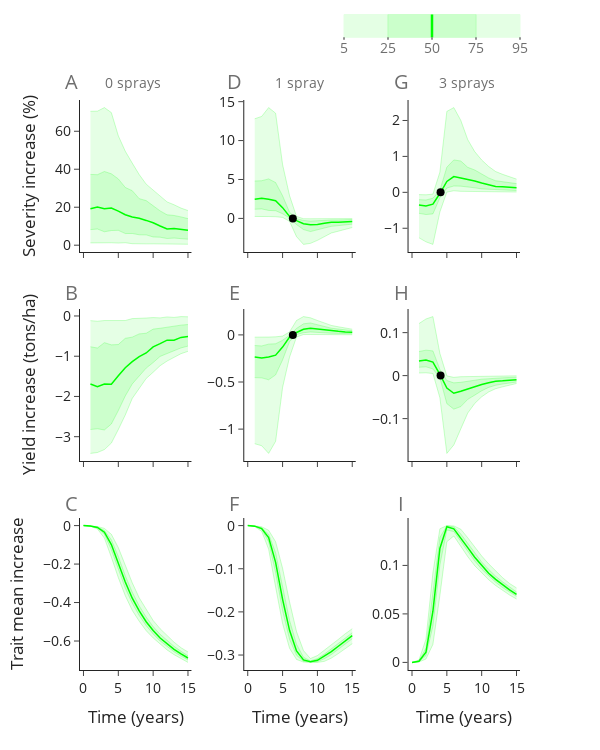

Write notebook code for a chart like this one.
### Markdown cell above
## FIG

### Code cell
f = compare_with_stoch(
    ds_d02,
    ds_d12,
    ds_d32,
    
    y_d02,
    y_d12,
    y_d32,
    
    fd_diff02,
    fd_diff12,
    fd_diff32,
)

f.show()

### Figure 1 — Plotly figure (JSON) as saved in the notebook; plotly's stock layout.template omitted (floating-point values rounded to 4 significant figures)
{"data": [{"line": {"color": "rgba(0,255,0,0.4)", "width": 0.5}, "mode": "lines", "showlegend": false, "type": "scatter", "x": [1, 2, 3, 4, 5, 6, 7, 8, 9, 10, 11, 12, 13, 14, 15], "xaxis": "x", "y": [1.209, 1.362, 1.181, 1.285, 1.134, 1.3, 0.7962, 0.9447, 0.708, 0.7209, 0.731, 0.4212, 0.5395, 0.508, 0.4946], "yaxis": "y"}, {"fill": "tonexty", "fillcolor": "rgba(0,255,0,0.1)", "line": {"color": "rgba(0,255,0,0.4)", "width": 0.5}, "mode": "lines", "showlegend": false, "type": "scatter", "x": [1, 2, 3, 4, 5, 6, 7, 8, 9, 10, 11, 12, 13, 14, 15], "xaxis": "x", "y": [8.191, 8.545, 7.076, 7.718, 7.827, 6.14, 6.173, 5.484, 5.444, 4.34, 4.212, 3.528, 3.766, 3.29, 3.16], "yaxis": "y"}, {"fill": "tonexty", "fillcolor": "rgba(0,255,0,0.2)", "line": {"color": "rgba(0,255,0,0.4)", "width": 0.5}, "mode": "lines", "showlegend": false, "type": "scatter", "x": [1, 2, 3, 4, 5, 6, 7, 8, 9, 10, 11, 12, 13, 14, 15], "xaxis": "x", "y": [37.27, 37.12, 38.82, 37.58, 34.9, 30.4, 28.7, 24.49, 23.47, 20.79, 18.07, 16.01, 15.65, 14.89, 14.0], "yaxis": "y"}, {"fill": "tonexty", "fillcolor": "rgba(0,255,0,0.1)", "line": {"color": "rgba(0,255,0,0.4)", "width": 0.5}, "mode": "lines", "showlegend": false, "type": "scatter", "x": [1, 2, 3, 4, 5, 6, 7, 8, 9, 10, 11, 12, 13, 14, 15], "xaxis": "x", "y": [70.5, 70.57, 72.45, 69.82, 57.59, 49.49, 43.22, 37.18, 32.14, 28.86, 25.62, 22.79, 21.29, 19.52, 18.25], "yaxis": "y"}, {"line": {"color": "rgba(0,255,0,1)", "width": 1.5}, "mode": "lines", "showlegend": false, "type": "scatter", "x": [1, 2, 3, 4, 5, 6, 7, 8, 9, 10, 11, 12, 13, 14, 15], "xaxis": "x", "y": [19.23, 20.09, 19.25, 19.6, 17.92, 16.06, 14.83, 14.19, 13.05, 11.8, 10.12, 8.587, 8.82, 8.452, 7.931], "yaxis": "y"}, {"line": {"color": "rgba(0,255,0,0.4)", "width": 0.5}, "mode": "lines", "showlegend": false, "type": "scatter", "x": [1, 2, 3, 4, 5, 6, 7, 8, 9, 10, 11, 12, 13, 14, 15], "xaxis": "x2", "y": [0.2498, 0.2749, 0.2374, 0.2141, 0.1291, -0.3814, -2.348, -3.341, -3.207, -2.824, -2.304, -1.872, -1.645, -1.378, -1.171], "yaxis": "y2"}, {"fill": "tonexty", "fillcolor": "rgba(0,255,0,0.1)", "line": {"color": "rgba(0,255,0,0.4)", "width": 0.5}, "mode": "lines", "showlegend": false, "type": "scatter", "x": [1, 2, 3, 4, 5, 6, 7, 8, 9, 10, 11, 12, 13, 14, 15], "xaxis": "x2", "y": [1.176, 1.223, 1.023, 0.9873, 0.5963, 0.04566, -0.796, -1.432, -1.693, -1.514, -1.238, -1.02, -0.9428, -0.8765, -0.7405], "yaxis": "y2"}, {"fill": "tonexty", "fillcolor": "rgba(0,255,0,0.2)", "line": {"color": "rgba(0,255,0,0.4)", "width": 0.5}, "mode": "lines", "showlegend": false, "type": "scatter", "x": [1, 2, 3, 4, 5, 6, 7, 8, 9, 10, 11, 12, 13, 14, 15], "xaxis": "x2", "y": [4.805, 4.84, 5.074, 4.608, 2.902, 0.7942, -0.04397, -0.264, -0.3471, -0.2788, -0.2585, -0.2073, -0.202, -0.1709, -0.1502], "yaxis": "y2"}, {"fill": "tonexty", "fillcolor": "rgba(0,255,0,0.1)", "line": {"color": "rgba(0,255,0,0.4)", "width": 0.5}, "mode": "lines", "showlegend": false, "type": "scatter", "x": [1, 2, 3, 4, 5, 6, 7, 8, 9, 10, 11, 12, 13, 14, 15], "xaxis": "x2", "y": [12.8, 13.1, 14.24, 13.51, 6.923, 2.93, 0.251, -0.04087, -0.04705, -0.05213, -0.04937, -0.02724, -0.03191, -0.02743, -0.02664], "yaxis": "y2"}, {"line": {"color": "rgba(0,255,0,1)", "width": 1.5}, "mode": "lines", "showlegend": false, "type": "scatter", "x": [1, 2, 3, 4, 5, 6, 7, 8, 9, 10, 11, 12, 13, 14, 15], "xaxis": "x2", "y": [2.462, 2.579, 2.467, 2.273, 1.381, 0.2551, -0.2839, -0.6814, -0.8164, -0.7759, -0.6326, -0.5065, -0.4867, -0.4371, -0.3909], "yaxis": "y2"}, {"line": {"color": "rgba(0,255,0,0.4)", "width": 0.5}, "mode": "lines", "showlegend": false, "type": "scatter", "x": [1, 2, 3, 4, 5, 6, 7, 8, 9, 10, 11, 12, 13, 14, 15], "xaxis": "x3", "y": [-1.264, -1.378, -1.449, -0.547, 0.0078, 0.04363, 0.02777, 0.02738, 0.01879, 0.01739, 0.01594, 0.008538, 0.0104, 0.008943, 0.008718], "yaxis": "y3"}, {"fill": "tonexty", "fillcolor": "rgba(0,255,0,0.1)", "line": {"color": "rgba(0,255,0,0.4)", "width": 0.5}, "mode": "lines", "showlegend": false, "type": "scatter", "x": [1, 2, 3, 4, 5, 6, 7, 8, 9, 10, 11, 12, 13, 14, 15], "xaxis": "x3", "y": [-0.584, -0.6178, -0.6, -0.1534, 0.1189, 0.1766, 0.1716, 0.1384, 0.1262, 0.09526, 0.08409, 0.06674, 0.06796, 0.0547, 0.04948], "yaxis": "y3"}, {"fill": "tonexty", "fillcolor": "rgba(0,255,0,0.2)", "line": {"color": "rgba(0,255,0,0.4)", "width": 0.5}, "mode": "lines", "showlegend": false, "type": "scatter", "x": [1, 2, 3, 4, 5, 6, 7, 8, 9, 10, 11, 12, 13, 14, 15], "xaxis": "x3", "y": [-0.2033, -0.2137, -0.1623, 0.05374, 0.7002, 0.9009, 0.8718, 0.6954, 0.622, 0.5156, 0.3999, 0.3228, 0.297, 0.28, 0.2429], "yaxis": "y3"}, {"fill": "tonexty", "fillcolor": "rgba(0,255,0,0.1)", "line": {"color": "rgba(0,255,0,0.4)", "width": 0.5}, "mode": "lines", "showlegend": false, "type": "scatter", "x": [1, 2, 3, 4, 5, 6, 7, 8, 9, 10, 11, 12, 13, 14, 15], "xaxis": "x3", "y": [-0.0636, -0.0687, -0.05071, 0.5611, 2.253, 2.358, 2.003, 1.466, 1.133, 0.9002, 0.7201, 0.5793, 0.5007, 0.4247, 0.368], "yaxis": "y3"}, {"line": {"color": "rgba(0,255,0,1)", "width": 1.5}, "mode": "lines", "showlegend": false, "type": "scatter", "x": [1, 2, 3, 4, 5, 6, 7, 8, 9, 10, 11, 12, 13, 14, 15], "xaxis": "x3", "y": [-0.3527, -0.3768, -0.329, -0.03308, 0.3022, 0.4394, 0.4011, 0.3646, 0.3134, 0.2586, 0.2038, 0.1641, 0.1576, 0.1438, 0.1285], "yaxis": "y3"}, {"marker": {"color": "rgb(0, 0, 0)", "size": 8}, "mode": "markers", "showlegend": false, "type": "scatter", "x": [6.473], "xaxis": "x2", "y": [0], "yaxis": "y2"}, {"marker": {"color": "rgb(0, 0, 0)", "size": 8}, "mode": "markers", "showlegend": false, "type": "scatter", "x": [4.099], "xaxis": "x3", "y": [0], "yaxis": "y3"}, {"line": {"color": "rgba(0,255,0,0.4)", "width": 0.5}, "mode": "lines", "showlegend": false, "type": "scatter", "x": [1, 2, 3, 4, 5, 6, 7, 8, 9, 10, 11, 12, 13, 14, 15], "xaxis": "x4", "y": [-3.415, -3.394, -3.32, -3.16, -2.821, -2.462, -2.049, -1.792, -1.553, -1.399, -1.236, -1.12, -1.02, -0.9368, -0.8786], "yaxis": "y4"}, {"fill": "tonexty", "fillcolor": "rgba(0,255,0,0.1)", "line": {"color": "rgba(0,255,0,0.4)", "width": 0.5}, "mode": "lines", "showlegend": false, "type": "scatter", "x": [1, 2, 3, 4, 5, 6, 7, 8, 9, 10, 11, 12, 13, 14, 15], "xaxis": "x4", "y": [-2.822, -2.803, -2.833, -2.684, -2.351, -1.988, -1.689, -1.5, -1.295, -1.158, -1.005, -0.9339, -0.8573, -0.7935, -0.749], "yaxis": "y4"}, {"fill": "tonexty", "fillcolor": "rgba(0,255,0,0.2)", "line": {"color": "rgba(0,255,0,0.4)", "width": 0.5}, "mode": "lines", "showlegend": false, "type": "scatter", "x": [1, 2, 3, 4, 5, 6, 7, 8, 9, 10, 11, 12, 13, 14, 15], "xaxis": "x4", "y": [-0.7647, -0.7963, -0.6632, -0.7177, -0.7093, -0.5552, -0.5257, -0.445, -0.4293, -0.3264, -0.3053, -0.274, -0.2527, -0.2276, -0.2124], "yaxis": "y4"}, {"fill": "tonexty", "fillcolor": "rgba(0,255,0,0.1)", "line": {"color": "rgba(0,255,0,0.4)", "width": 0.5}, "mode": "lines", "showlegend": false, "type": "scatter", "x": [1, 2, 3, 4, 5, 6, 7, 8, 9, 10, 11, 12, 13, 14, 15], "xaxis": "x4", "y": [-0.1158, -0.1304, -0.1132, -0.1176, -0.1086, -0.1128, -0.06567, -0.06502, -0.05082, -0.03994, -0.04721, -0.02391, -0.03566, -0.01536, -0.02022], "yaxis": "y4"}, {"line": {"color": "rgba(0,255,0,1)", "width": 1.5}, "mode": "lines", "showlegend": false, "type": "scatter", "x": [1, 2, 3, 4, 5, 6, 7, 8, 9, 10, 11, 12, 13, 14, 15], "xaxis": "x4", "y": [-1.692, -1.757, -1.689, -1.697, -1.484, -1.285, -1.134, -1.012, -0.92, -0.7685, -0.6873, -0.6003, -0.6009, -0.5326, -0.5117], "yaxis": "y4"}, {"line": {"color": "rgba(0,255,0,0.4)", "width": 0.5}, "mode": "lines", "showlegend": false, "type": "scatter", "x": [1, 2, 3, 4, 5, 6, 7, 8, 9, 10, 11, 12, 13, 14, 15], "xaxis": "x5", "y": [-1.155, -1.176, -1.258, -1.13, -0.558, -0.236, -0.02237, 0.003613, 0.004123, 0.004185, 0.003657, 0.001819, 0.002458, 0.001473, 0.001391], "yaxis": "y5"}, {"fill": "tonexty", "fillcolor": "rgba(0,255,0,0.1)", "line": {"color": "rgba(0,255,0,0.4)", "width": 0.5}, "mode": "lines", "showlegend": false, "type": "scatter", "x": [1, 2, 3, 4, 5, 6, 7, 8, 9, 10, 11, 12, 13, 14, 15], "xaxis": "x5", "y": [-0.4532, -0.4561, -0.4761, -0.4242, -0.2652, -0.07117, 0.003987, 0.02305, 0.03104, 0.02441, 0.0226, 0.01786, 0.01592, 0.01319, 0.01192], "yaxis": "y5"}, {"fill": "tonexty", "fillcolor": "rgba(0,255,0,0.2)", "line": {"color": "rgba(0,255,0,0.4)", "width": 0.5}, "mode": "lines", "showlegend": false, "type": "scatter", "x": [1, 2, 3, 4, 5, 6, 7, 8, 9, 10, 11, 12, 13, 14, 15], "xaxis": "x5", "y": [-0.1126, -0.1171, -0.09796, -0.09384, -0.0568, -0.004327, 0.06885, 0.1174, 0.1266, 0.1071, 0.08577, 0.07123, 0.06212, 0.0536, 0.04585], "yaxis": "y5"}, {"fill": "tonexty", "fillcolor": "rgba(0,255,0,0.1)", "line": {"color": "rgba(0,255,0,0.4)", "width": 0.5}, "mode": "lines", "showlegend": false, "type": "scatter", "x": [1, 2, 3, 4, 5, 6, 7, 8, 9, 10, 11, 12, 13, 14, 15], "xaxis": "x5", "y": [-0.02395, -0.02635, -0.02276, -0.02053, -0.01237, 0.03173, 0.1533, 0.1943, 0.1814, 0.1534, 0.1236, 0.1005, 0.08615, 0.07148, 0.06058], "yaxis": "y5"}, {"line": {"color": "rgba(0,255,0,1)", "width": 1.5}, "mode": "lines", "showlegend": false, "type": "scatter", "x": [1, 2, 3, 4, 5, 6, 7, 8, 9, 10, 11, 12, 13, 14, 15], "xaxis": "x5", "y": [-0.2347, -0.2457, -0.235, -0.2152, -0.1293, -0.02381, 0.02561, 0.06048, 0.07004, 0.06089, 0.05221, 0.04053, 0.03789, 0.0316, 0.02908], "yaxis": "y5"}, {"line": {"color": "rgba(0,255,0,0.4)", "width": 0.5}, "mode": "lines", "showlegend": false, "type": "scatter", "x": [1, 2, 3, 4, 5, 6, 7, 8, 9, 10, 11, 12, 13, 14, 15], "xaxis": "x6", "y": [0.006097, 0.006585, 0.004861, -0.05139, -0.1809, -0.1612, -0.1239, -0.087, -0.06476, -0.04928, -0.03801, -0.03044, -0.02611, -0.02161, -0.01835], "yaxis": "y6"}, {"fill": "tonexty", "fillcolor": "rgba(0,255,0,0.1)", "line": {"color": "rgba(0,255,0,0.4)", "width": 0.5}, "mode": "lines", "showlegend": false, "type": "scatter", "x": [1, 2, 3, 4, 5, 6, 7, 8, 9, 10, 11, 12, 13, 14, 15], "xaxis": "x6", "y": [0.01949, 0.02048, 0.01555, -0.005127, -0.06513, -0.07803, -0.07203, -0.05518, -0.04542, -0.03531, -0.02735, -0.02242, -0.01949, -0.01696, -0.01484], "yaxis": "y6"}, {"fill": "tonexty", "fillcolor": "rgba(0,255,0,0.2)", "line": {"color": "rgba(0,255,0,0.4)", "width": 0.5}, "mode": "lines", "showlegend": false, "type": "scatter", "x": [1, 2, 3, 4, 5, 6, 7, 8, 9, 10, 11, 12, 13, 14, 15], "xaxis": "x6", "y": [0.05598, 0.05922, 0.05751, 0.01445, -0.0114, -0.01684, -0.01556, -0.01269, -0.01135, -0.008275, -0.007241, -0.00562, -0.005138, -0.004314, -0.003854], "yaxis": "y6"}, {"fill": "tonexty", "fillcolor": "rgba(0,255,0,0.1)", "line": {"color": "rgba(0,255,0,0.4)", "width": 0.5}, "mode": "lines", "showlegend": false, "type": "scatter", "x": [1, 2, 3, 4, 5, 6, 7, 8, 9, 10, 11, 12, 13, 14, 15], "xaxis": "x6", "y": [0.1211, 0.1318, 0.1373, 0.05185, -0.0007477, -0.00406, -0.002505, -0.002318, -0.001613, -0.001271, -0.001172, -0.0005778, -0.0007832, -0.0004555, -0.0004506], "yaxis": "y6"}, {"line": {"color": "rgba(0,255,0,1)", "width": 1.5}, "mode": "lines", "showlegend": false, "type": "scatter", "x": [1, 2, 3, 4, 5, 6, 7, 8, 9, 10, 11, 12, 13, 14, 15], "xaxis": "x6", "y": [0.03381, 0.03612, 0.03153, 0.003171, -0.02874, -0.04104, -0.03626, -0.03064, -0.02582, -0.02062, -0.01668, -0.01312, -0.01217, -0.01026, -0.009371], "yaxis": "y6"}, {"marker": {"color": "rgb(0, 0, 0)", "size": 8}, "mode": "markers", "showlegend": false, "type": "scatter", "x": [6.473], "xaxis": "x5", "y": [0], "yaxis": "y5"}, {"marker": {"color": "rgb(0, 0, 0)", "size": 8}, "mode": "markers", "showlegend": false, "type": "scatter", "x": [4.099], "xaxis": "x6", "y": [0], "yaxis": "y6"}, {"line": {"color": "rgba(0,255,0,0.4)", "width": 0.5}, "mode": "lines", "showlegend": false, "type": "scatter", "x": [0, 1, 2, 3, 4, 5, 6, 7, 8, 9, 10, 11, 12, 13, 14, 15], "xaxis": "x7", "y": [0, -0.003702, -0.0175, -0.0647, -0.1642, -0.2707, -0.3645, -0.4407, -0.4974, -0.5463, -0.5841, -0.6179, -0.6464, -0.6709, -0.6925, -0.7112], "yaxis": "y7"}, {"fill": "tonexty", "fillcolor": "rgba(0,255,0,0.1)", "line": {"color": "rgba(0,255,0,0.4)", "width": 0.5}, "mode": "lines", "showlegend": false, "type": "scatter", "x": [0, 1, 2, 3, 4, 5, 6, 7, 8, 9, 10, 11, 12, 13, 14, 15], "xaxis": "x7", "y": [0, -0.002762, -0.01235, -0.04541, -0.1257, -0.2307, -0.3256, -0.4034, -0.4674, -0.5205, -0.5636, -0.5998, -0.6298, -0.656, -0.6785, -0.6984], "yaxis": "y7"}, {"fill": "tonexty", "fillcolor": "rgba(0,255,0,0.2)", "line": {"color": "rgba(0,255,0,0.4)", "width": 0.5}, "mode": "lines", "showlegend": false, "type": "scatter", "x": [0, 1, 2, 3, 4, 5, 6, 7, 8, 9, 10, 11, 12, 13, 14, 15], "xaxis": "x7", "y": [0, -0.00181, -0.00728, -0.02511, -0.07389, -0.1605, -0.2601, -0.346, -0.4175, -0.4754, -0.525, -0.5648, -0.5987, -0.6276, -0.6534, -0.6766], "yaxis": "y7"}, {"fill": "tonexty", "fillcolor": "rgba(0,255,0,0.1)", "line": {"color": "rgba(0,255,0,0.4)", "width": 0.5}, "mode": "lines", "showlegend": false, "type": "scatter", "x": [0, 1, 2, 3, 4, 5, 6, 7, 8, 9, 10, 11, 12, 13, 14, 15], "xaxis": "x7", "y": [0, -0.001083, -0.004609, -0.01458, -0.04514, -0.1143, -0.205, -0.2973, -0.3755, -0.4381, -0.4933, -0.5361, -0.5732, -0.606, -0.6349, -0.6567], "yaxis": "y7"}, {"line": {"color": "rgba(0,255,0,1)", "width": 1.5}, "mode": "lines", "name": "", "showlegend": false, "type": "scatter", "x": [0, 1, 2, 3, 4, 5, 6, 7, 8, 9, 10, 11, 12, 13, 14, 15], "xaxis": "x7", "y": [0, -0.002265, -0.009661, -0.03416, -0.09867, -0.1982, -0.2931, -0.3775, -0.4438, -0.4997, -0.5455, -0.5842, -0.6155, -0.6436, -0.6674, -0.6884], "yaxis": "y7"}, {"line": {"color": "rgba(0,255,0,0.4)", "width": 0.5}, "mode": "lines", "showlegend": false, "type": "scatter", "x": [0, 1, 2, 3, 4, 5, 6, 7, 8, 9, 10, 11, 12, 13, 14, 15], "xaxis": "x8", "y": [0, -0.002231, -0.01324, -0.05476, -0.1423, -0.2271, -0.2842, -0.3102, -0.3164, -0.317, -0.3171, -0.3146, -0.3072, -0.2966, -0.2843, -0.2737], "yaxis": "y8"}, {"fill": "tonexty", "fillcolor": "rgba(0,255,0,0.1)", "line": {"color": "rgba(0,255,0,0.4)", "width": 0.5}, "mode": "lines", "showlegend": false, "type": "scatter", "x": [0, 1, 2, 3, 4, 5, 6, 7, 8, 9, 10, 11, 12, 13, 14, 15], "xaxis": "x8", "y": [0, -0.001586, -0.008947, -0.0376, -0.109, -0.1971, -0.2635, -0.3006, -0.3147, -0.3165, -0.3154, -0.3086, -0.299, -0.2874, -0.275, -0.2623], "yaxis": "y8"}, {"fill": "tonexty", "fillcolor": "rgba(0,255,0,0.2)", "line": {"color": "rgba(0,255,0,0.4)", "width": 0.5}, "mode": "lines", "showlegend": false, "type": "scatter", "x": [0, 1, 2, 3, 4, 5, 6, 7, 8, 9, 10, 11, 12, 13, 14, 15], "xaxis": "x8", "y": [0, -0.0009724, -0.00489, -0.01976, -0.06297, -0.1392, -0.2194, -0.275, -0.3051, -0.3136, -0.3082, -0.2979, -0.2858, -0.2731, -0.2604, -0.2484], "yaxis": "y8"}, {"fill": "tonexty", "fillcolor": "rgba(0,255,0,0.1)", "line": {"color": "rgba(0,255,0,0.4)", "width": 0.5}, "mode": "lines", "showlegend": false, "type": "scatter", "x": [0, 1, 2, 3, 4, 5, 6, 7, 8, 9, 10, 11, 12, 13, 14, 15], "xaxis": "x8", "y": [0, -0.0005419, -0.002879, -0.01079, -0.03735, -0.09887, -0.1766, -0.2456, -0.2897, -0.3082, -0.3012, -0.2891, -0.277, -0.2637, -0.2506, -0.239], "yaxis": "y8"}, {"line": {"color": "rgba(0,255,0,1)", "width": 1.5}, "mode": "lines", "name": "", "showlegend": false, "type": "scatter", "x": [0, 1, 2, 3, 4, 5, 6, 7, 8, 9, 10, 11, 12, 13, 14, 15], "xaxis": "x8", "y": [0, -0.00126, -0.006767, -0.02766, -0.08506, -0.1709, -0.2428, -0.2904, -0.3114, -0.3156, -0.3123, -0.3031, -0.2923, -0.2797, -0.2672, -0.2551], "yaxis": "y8"}, {"line": {"color": "rgba(0,255,0,0.4)", "width": 0.5}, "mode": "lines", "showlegend": false, "type": "scatter", "x": [0, 1, 2, 3, 4, 5, 6, 7, 8, 9, 10, 11, 12, 13, 14, 15], "xaxis": "x9", "y": [0, 0.0004415, 0.003465, 0.01858, 0.06902, 0.1245, 0.1304, 0.1191, 0.109, 0.09971, 0.09223, 0.08518, 0.07926, 0.07415, 0.06944, 0.06537], "yaxis": "y9"}, {"fill": "tonexty", "fillcolor": "rgba(0,255,0,0.1)", "line": {"color": "rgba(0,255,0,0.4)", "width": 0.5}, "mode": "lines", "showlegend": false, "type": "scatter", "x": [0, 1, 2, 3, 4, 5, 6, 7, 8, 9, 10, 11, 12, 13, 14, 15], "xaxis": "x9", "y": [0, 0.0008883, 0.006857, 0.03738, 0.1005, 0.1365, 0.1349, 0.1247, 0.1143, 0.1045, 0.09616, 0.08896, 0.08266, 0.07712, 0.07237, 0.06809], "yaxis": "y9"}, {"fill": "tonexty", "fillcolor": "rgba(0,255,0,0.2)", "line": {"color": "rgba(0,255,0,0.4)", "width": 0.5}, "mode": "lines", "showlegend": false, "type": "scatter", "x": [0, 1, 2, 3, 4, 5, 6, 7, 8, 9, 10, 11, 12, 13, 14, 15], "xaxis": "x9", "y": [0, 0.001631, 0.0148, 0.06961, 0.129, 0.1408, 0.1397, 0.1324, 0.1224, 0.1128, 0.1035, 0.09591, 0.08891, 0.0831, 0.07756, 0.07269], "yaxis": "y9"}, {"fill": "tonexty", "fillcolor": "rgba(0,255,0,0.1)", "line": {"color": "rgba(0,255,0,0.4)", "width": 0.5}, "mode": "lines", "showlegend": false, "type": "scatter", "x": [0, 1, 2, 3, 4, 5, 6, 7, 8, 9, 10, 11, 12, 13, 14, 15], "xaxis": "x9", "y": [0, 0.002521, 0.02393, 0.09249, 0.1378, 0.141, 0.1407, 0.1374, 0.1285, 0.119, 0.1097, 0.1016, 0.09404, 0.08737, 0.08138, 0.07679], "yaxis": "y9"}, {"line": {"color": "rgba(0,255,0,1)", "width": 1.5}, "mode": "lines", "name": "", "showlegend": false, "type": "scatter", "x": [0, 1, 2, 3, 4, 5, 6, 7, 8, 9, 10, 11, 12, 13, 14, 15], "xaxis": "x9", "y": [0, 0.001223, 0.0104, 0.05274, 0.1174, 0.1398, 0.1377, 0.1285, 0.1183, 0.1085, 0.09969, 0.09198, 0.08562, 0.07973, 0.07473, 0.0702], "yaxis": "y9"}], "layout": {"annotations": [{"font": {"color": "rgb(110,110,110)", "size": 14}, "showarrow": false, "text": "0 sprays", "x": 0.12, "xanchor": "center", "xref": "paper", "y": 1.03, "yanchor": "middle", "yref": "paper"}, {"font": {"color": "rgb(110,110,110)", "size": 14}, "showarrow": false, "text": "1 spray", "x": 0.5, "xanchor": "center", "xref": "paper", "y": 1.03, "yanchor": "middle", "yref": "paper"}, {"font": {"color": "rgb(110,110,110)", "size": 14}, "showarrow": false, "text": "3 sprays", "x": 0.88, "xanchor": "center", "xref": "paper", "y": 1.03, "yanchor": "middle", "yref": "paper"}, {"font": {"color": "rgb(110,110,110)", "size": 14}, "showarrow": false, "text": "5", "x": 0.6, "xanchor": "center", "xref": "paper", "y": 1.092, "yanchor": "middle", "yref": "paper"}, {"font": {"color": "rgb(110,110,110)", "size": 14}, "showarrow": false, "text": "25", "x": 0.7, "xanchor": "center", "xref": "paper", "y": 1.092, "yanchor": "middle", "yref": "paper"}, {"font": {"color": "rgb(110,110,110)", "size": 14}, "showarrow": false, "text": "50", "x": 0.8, "xanchor": "center", "xref": "paper", "y": 1.092, "yanchor": "middle", "yref": "paper"}, {"font": {"color": "rgb(110,110,110)", "size": 14}, "showarrow": false, "text": "75", "x": 0.9, "xanchor": "center", "xref": "paper", "y": 1.092, "yanchor": "middle", "yref": "paper"}, {"font": {"color": "rgb(110,110,110)", "size": 14}, "showarrow": false, "text": "95", "x": 1, "xanchor": "center", "xref": "paper", "y": 1.092, "yanchor": "middle", "yref": "paper"}, {"font": {"color": "rgb(110,110,110)", "size": 20}, "showarrow": false, "text": "A", "x": -0.02, "xanchor": "center", "xref": "paper", "y": 1.06, "yanchor": "top", "yref": "paper"}, {"font": {"color": "rgb(110,110,110)", "size": 20}, "showarrow": false, "text": "D", "x": 0.35, "xanchor": "center", "xref": "paper", "y": 1.06, "yanchor": "top", "yref": "paper"}, {"font": {"color": "rgb(110,110,110)", "size": 20}, "showarrow": false, "text": "G", "x": 0.73, "xanchor": "center", "xref": "paper", "y": 1.06, "yanchor": "top", "yref": "paper"}, {"font": {"color": "rgb(110,110,110)", "size": 20}, "showarrow": false, "text": "B", "x": -0.02, "xanchor": "center", "xref": "paper", "y": 0.69, "yanchor": "top", "yref": "paper"}, {"font": {"color": "rgb(110,110,110)", "size": 20}, "showarrow": false, "text": "E", "x": 0.35, "xanchor": "center", "xref": "paper", "y": 0.69, "yanchor": "top", "yref": "paper"}, {"font": {"color": "rgb(110,110,110)", "size": 20}, "showarrow": false, "text": "H", "x": 0.73, "xanchor": "center", "xref": "paper", "y": 0.69, "yanchor": "top", "yref": "paper"}, {"font": {"color": "rgb(110,110,110)", "size": 20}, "showarrow": false, "text": "C", "x": -0.02, "xanchor": "center", "xref": "paper", "y": 0.32, "yanchor": "top", "yref": "paper"}, {"font": {"color": "rgb(110,110,110)", "size": 20}, "showarrow": false, "text": "F", "x": 0.35, "xanchor": "center", "xref": "paper", "y": 0.32, "yanchor": "top", "yref": "paper"}, {"font": {"color": "rgb(110,110,110)", "size": 20}, "showarrow": false, "text": "I", "x": 0.73, "xanchor": "center", "xref": "paper", "y": 0.32, "yanchor": "top", "yref": "paper"}], "font": {"size": 14}, "height": 750, "shapes": [{"fillcolor": "rgb(0,255,0)", "line": {"color": "rgb(0,255,0)", "width": 1}, "opacity": 0.1, "type": "rect", "x0": 0.6, "x1": 0.7, "xref": "paper", "y0": 1.15, "y1": 1.11, "yref": "paper"}, {"fillcolor": "rgb(0,255,0)", "line": {"color": "rgb(0,255,0)", "width": 1}, "opacity": 0.2, "type": "rect", "x0": 0.7, "x1": 0.8, "xref": "paper", "y0": 1.15, "y1": 1.11, "yref": "paper"}, {"line": {"color": "rgb(0,255,0)", "width": 2.5}, "opacity": 1, "type": "line", "x0": 0.8, "x1": 0.8, "xref": "paper", "y0": 1.15, "y1": 1.11, "yref": "paper"}, {"fillcolor": "rgb(0,255,0)", "line": {"color": "rgb(0,255,0)", "width": 1}, "opacity": 0.2, "type": "rect", "x0": 0.8, "x1": 0.9, "xref": "paper", "y0": 1.15, "y1": 1.11, "yref": "paper"}, {"fillcolor": "rgb(0,255,0)", "line": {"color": "rgb(0,255,0)", "width": 1}, "opacity": 0.1, "type": "rect", "x0": 0.9, "x1": 1, "xref": "paper", "y0": 1.15, "y1": 1.11, "yref": "paper"}, {"line": {"color": "rgb(110,110,110)", "width": 1.5}, "opacity": 1, "type": "line", "x0": 0.6, "x1": 0.6, "xref": "paper", "y0": 1.11, "y1": 1.106, "yref": "paper"}, {"line": {"color": "rgb(110,110,110)", "width": 1.5}, "opacity": 1, "type": "line", "x0": 0.7, "x1": 0.7, "xref": "paper", "y0": 1.11, "y1": 1.106, "yref": "paper"}, {"line": {"color": "rgb(110,110,110)", "width": 1.5}, "opacity": 1, "type": "line", "x0": 0.8, "x1": 0.8, "xref": "paper", "y0": 1.11, "y1": 1.106, "yref": "paper"}, {"line": {"color": "rgb(110,110,110)", "width": 1.5}, "opacity": 1, "type": "line", "x0": 0.9, "x1": 0.9, "xref": "paper", "y0": 1.11, "y1": 1.106, "yref": "paper"}, {"line": {"color": "rgb(110,110,110)", "width": 1.5}, "opacity": 1, "type": "line", "x0": 1, "x1": 1, "xref": "paper", "y0": 1.11, "y1": 1.106, "yref": "paper"}], "showlegend": true, "width": 600, "xaxis": {"anchor": "y", "autorange": false, "domain": [0, 0.2533], "matches": "x7", "range": [-0.5, 15.5], "showgrid": false, "showspikes": false, "showticklabels": false, "type": "linear"}, "xaxis2": {"anchor": "y2", "autorange": false, "domain": [0.3733, 0.6267], "matches": "x8", "range": [-0.5, 15.5], "showspikes": false, "showticklabels": false, "type": "linear"}, "xaxis3": {"anchor": "y3", "autorange": false, "domain": [0.7467, 1], "matches": "x9", "range": [-0.5, 15.5], "showspikes": false, "showticklabels": false, "type": "linear"}, "xaxis4": {"anchor": "y4", "autorange": false, "domain": [0, 0.2533], "matches": "x7", "range": [-0.5, 15.5], "showspikes": false, "showticklabels": false, "type": "linear"}, "xaxis5": {"anchor": "y5", "autorange": false, "domain": [0.3733, 0.6267], "matches": "x8", "range": [-0.5, 15.5], "showspikes": false, "showticklabels": false, "type": "linear"}, "xaxis6": {"anchor": "y6", "autorange": false, "domain": [0.7467, 1], "matches": "x9", "range": [-0.5, 15.5], "showspikes": false, "showticklabels": false, "type": "linear"}, "xaxis7": {"anchor": "y7", "autorange": false, "domain": [0, 0.2533], "range": [-0.5, 15.5], "showspikes": false, "title": {"text": "Time (years)"}, "type": "linear"}, "xaxis8": {"anchor": "y8", "autorange": false, "domain": [0.3733, 0.6267], "range": [-0.5, 15.5], "showspikes": false, "title": {"text": "Time (years)"}, "type": "linear"}, "xaxis9": {"anchor": "y9", "autorange": false, "domain": [0.7467, 1], "range": [-0.5, 15.5], "showspikes": false, "title": {"text": "Time (years)"}, "type": "linear"}, "yaxis": {"anchor": "x", "autorange": true, "domain": [0.7333, 1], "range": [-3.58, 76.45], "showspikes": false, "title": {"text": "Severity increase (%)"}, "type": "linear"}, "yaxis2": {"anchor": "x2", "autorange": true, "domain": [0.7333, 1], "range": [-4.318, 15.21], "showspikes": false, "type": "linear"}, "yaxis3": {"anchor": "x3", "autorange": true, "domain": [0.7333, 1], "range": [-1.661, 2.57], "showspikes": false, "type": "linear"}, "yaxis4": {"anchor": "x4", "autorange": true, "domain": [0.3667, 0.6333], "range": [-3.604, 0.1735], "showspikes": false, "title": {"text": "Yield increase (tons/ha)"}, "type": "linear"}, "yaxis5": {"anchor": "x5", "autorange": true, "domain": [0.3667, 0.6333], "range": [-1.339, 0.275], "showspikes": false, "type": "linear"}, "yaxis6": {"anchor": "x6", "autorange": true, "domain": [0.3667, 0.6333], "range": [-0.1986, 0.155], "showspikes": false, "type": "linear"}, "yaxis7": {"anchor": "x7", "autorange": true, "domain": [0, 0.2667], "range": [-0.7507, 0.03951], "showspikes": false, "title": {"text": "Trait mean increase"}, "type": "linear"}, "yaxis8": {"anchor": "x8", "autorange": true, "domain": [0, 0.2667], "range": [-0.3347, 0.01761], "showspikes": false, "type": "linear"}, "yaxis9": {"anchor": "x9", "autorange": true, "domain": [0, 0.2667], "range": [-0.007836, 0.1489], "showspikes": false, "type": "linear"}}}
